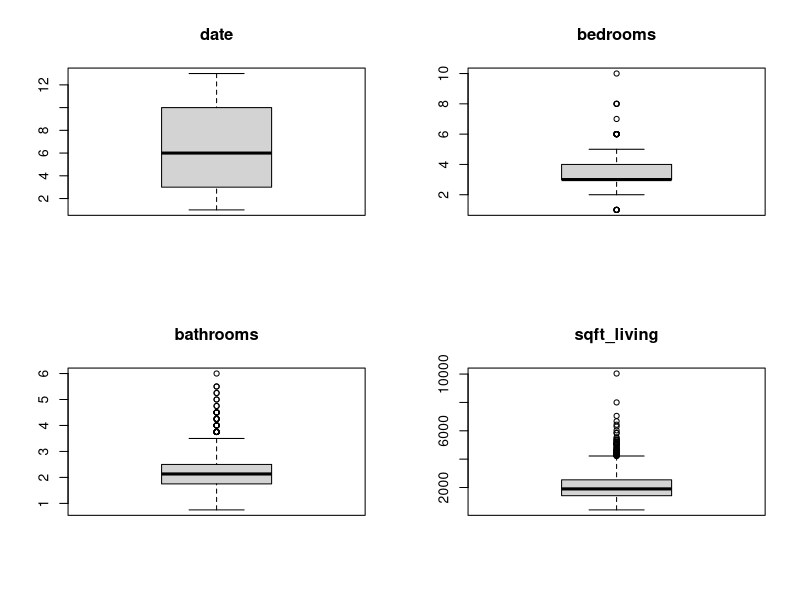
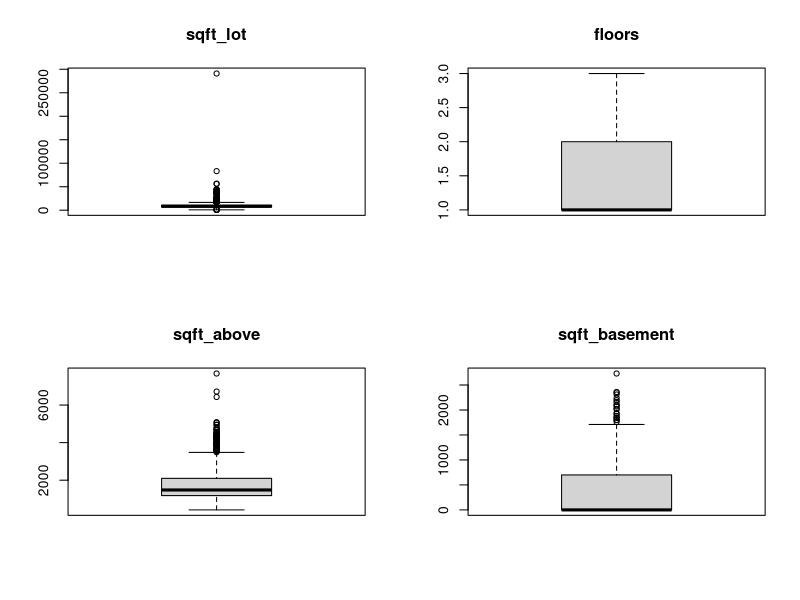
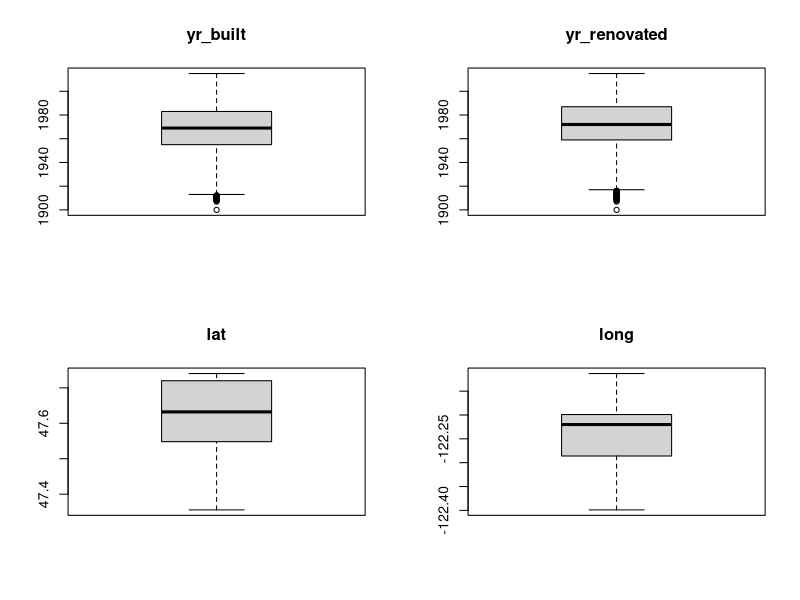
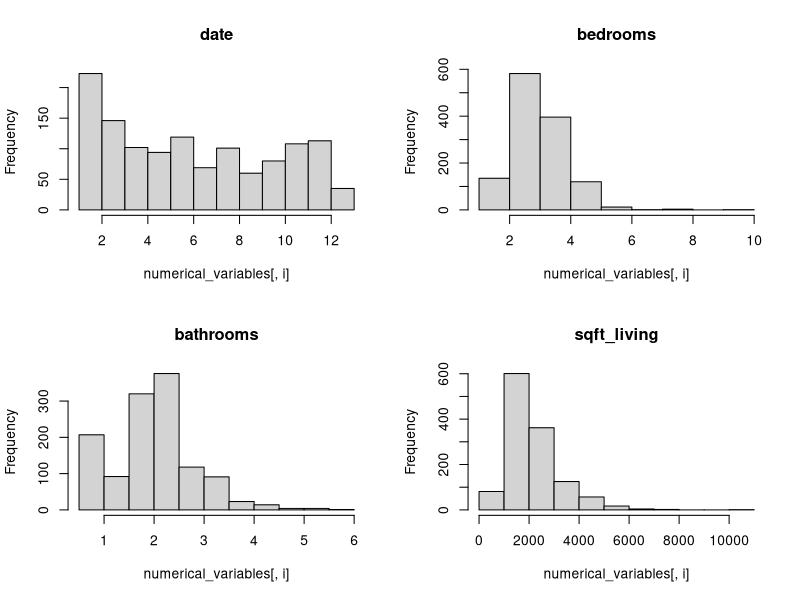
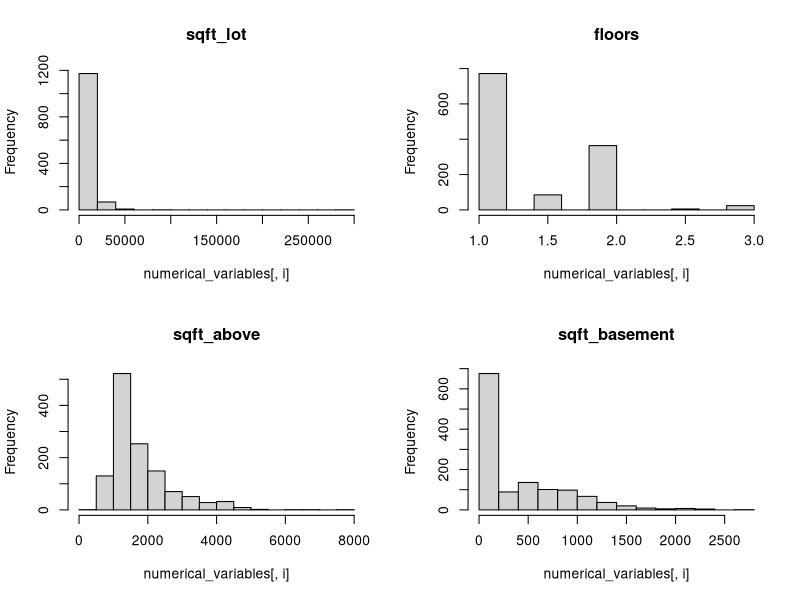
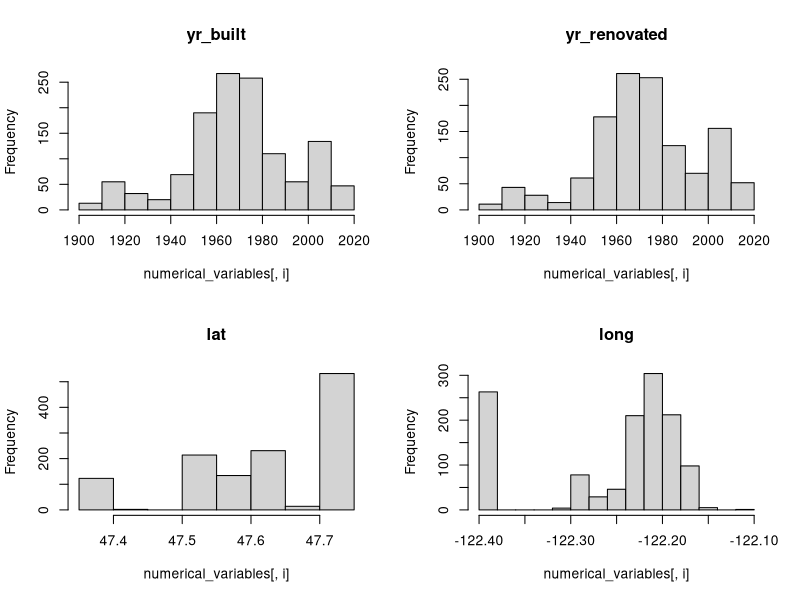
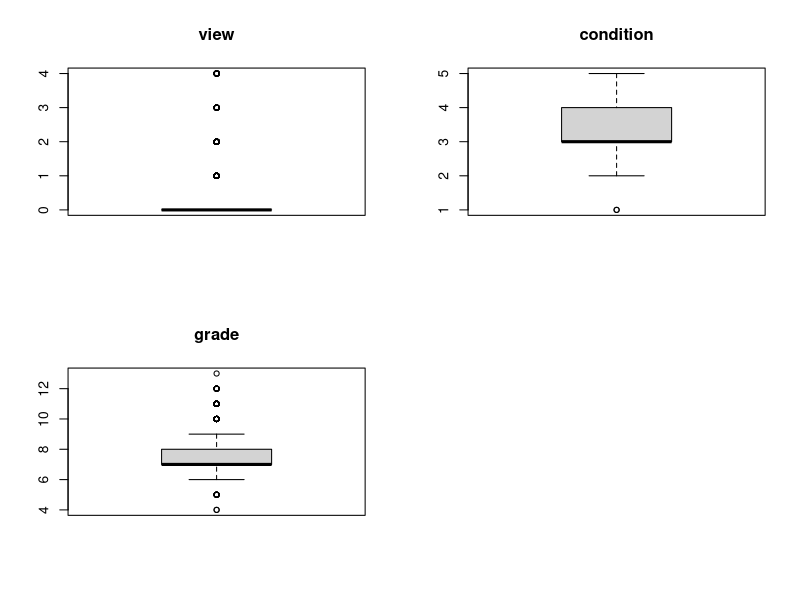
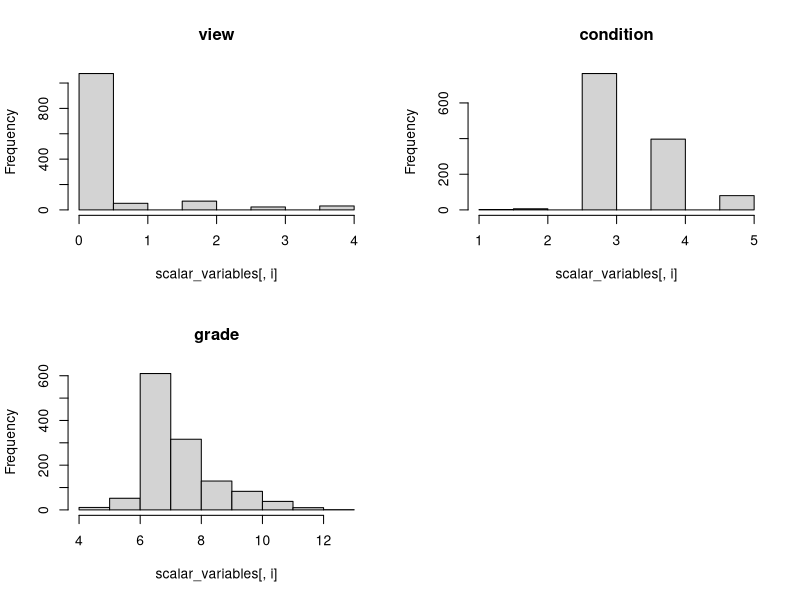

These charts were generated, in order, by the following R code:
# 1.Prezentacja i opis danych 
house_data<- read.csv("data.csv")
#statystyki min, max,mean, 3rd i 1st Qu
summary(house_data)
#typy danych
str(house_data)

#zestaw zawiera 20 zmiennych: 19 objasniajacych i 1 zmienna objasniana price. 
#zmienne (6) waterfront, date, zipcode, view, condition, grade są zmiennymi jakościowymi z podana skala (za wyjątkiem grade- tutaj wartości znajdują się w zakresie 4-13)

#Przed obliczeniem korelacji w punkcie 1 należy poradzić sobie z problemami brakujących i odstających wartości. Należy więc najpierw wykonać punkt 2, by następnie wrócić do pierwszego
#2
house_data[complete.cases(house_data),]
for(i in 1:20){
  isNA<-any(is.na(house_data[,i]))
  if(isNA){
    print(names(house_data)[i])
  }
}
# poniżej znajduje się zestawienie zmiennych z brakującymi wartościami oraz opis jak problem rozwiązano:
# a) date- zastąpienie zmienną najczęsciej powtarzającą się
# b) bathrooms- zastąpienie brakujących wartości średnią (nie znamy specyfiki rynku amerykańskiego, ale zakładamy że dom musi mieć łazienkę)
# c) sqft_lot- zastąpienie średnią
# d) grade- zastapienie srednia
# e) sqft_lot15-> gdy brak, zastąpienie wartością najbliższej nieruchomości (gdy kilka tak samo bliskcih-> średnia)
mostFrequentDate<- tail(names(sort(table(house_data$date))),1)
house_data["date"][is.na(house_data["date"])]<- mostFrequentDate
avgBathrooms<- mean(house_data["bathrooms"][!is.na(house_data["bathrooms"])])
avgSqftLot<- mean(house_data["sqft_lot"][!is.na(house_data["sqft_lot"])])
avgGrade<- mean(house_data["grade"][!is.na(house_data["grade"])])
house_data["bathrooms"][is.na(house_data["bathrooms"])]<- avgBathrooms
house_data["sqft_lot"][is.na(house_data["sqft_lot"])]<- avgSqftLot
house_data["grade"][is.na(house_data["grade"])]<- avgGrade

naSqft_lot15<- which(is.na(house_data$sqft_lot15))

library("geosphere")

for(j in naSqft_lot15){
  distance<- 10000000000000000000000000
  val<- 0
  for(i in 1:nrow(house_data)){
    if(i!=j){
      tempDist<-distm(c(house_data[j,18],house_data[j,17]),c(house_data[i,18],house_data[i,17]),fun=distHaversine)
      if(tempDist<distance){
        distance<-tempDist
        val<- house_data[i,20]
      }
    }
  }
  house_data[i,20]<-val
}
#zamiana zmiennej typu char "date" na zmienne liczbowe- kolejne miesiace
year_month <- c("2014 May", "2014 June", "2014 Jul", "2014 Aug", "2014 Sep", "2014 Oct", "2014 Nov", "2014 Dec",
                "2015 Jan", "2015 Feb", "2015 Mar", "2015 Apr", "2015 May")

for (i in 1: length(year_month))
{
  house_data$date <- replace(house_data$date, house_data$date == year_month[i], i)
}

house_data$date <- as.numeric(house_data$date)
unique(house_data$date) #sprawdzenie czy wszystko zostało poprawnie zamienione

#Zamiana roku renowacji na rok budowy w przypadku gdy rok renowacji ==0
house_data$yr_renovated <- ifelse(house_data$yr_renovated == 0, house_data$yr_built, house_data$yr_renovated)

#Po przekształceniu danych i pozbyciu się braków wracamy do punktu 1
#Wydzielenie zmiennych numerycznych
library(dplyr)
install.packages("psych")
library(psych)
numerical_variables<- house_data[,c("date","bedrooms", "bathrooms", "sqft_living", "sqft_lot", 
                                  "floors","sqft_above","sqft_basement","yr_built",  "yr_renovated", "lat", "long"  )]
describe(numerical_variables)

library(ggplot2)
# wykres pudełkowy
par(mfrow=c(2,2))
for (i in 1:length(numerical_variables)) {
  boxplot(numerical_variables[,i], main=names(numerical_variables[i]), type="l")
}

#histogram
par(mfrow=c(2,2))
for (i in 1:length(numerical_variables)) {
  hist(numerical_variables[,i], main=names(numerical_variables[i]))
}

#wydzielenie zmiennych skalarnych
scalar_variables <- house_data[, c("view", "condition", "grade")]

describe(scalar_variables)
# wykres pudełkowy
par(mfrow=c(2,2))
for (i in 1:length(scalar_variables)) {
  boxplot(scalar_variables[,i], main=names(scalar_variables[i]), type="l")
}

#histogram
par(mfrow=c(2,2))
for (i in 1:length(scalar_variables)) {
  hist(scalar_variables[,i], main=names(scalar_variables[i]))
}

#wspolczynnik zmiennosci miedzy zmiennymi numerycznymi
sapply(numerical_variables[], function(x) sd(x) / mean(x) * 100)
correlationTable<- round(cor(numerical_variables,method="pearson"),digits=4)
#tablica korelacji zmiennych numerycznych
correlationTable

corPlot(numerical_variables, cex=0.8)

# wykresy zaleznosci ceny od zmiennych numerycznych
par(mfrow=c(2,2))
plot(numerical_variables[][,1],house_data[,"price"], xlab=names(numerical_variables[1]), ylab=names(house_data["price"]))
plot(numerical_variables[][,2],house_data[,"price"], xlab=names(numerical_variables[2]), ylab=names(house_data["price"]))
plot(numerical_variables[][,3],house_data[,"price"], xlab=names(numerical_variables[3]), ylab=names(house_data["price"]))
plot(numerical_variables[][,4],house_data[,"price"], xlab=names(numerical_variables[4]), ylab=names(house_data["price"]))
plot(numerical_variables[][,5],house_data[,"price"], xlab=names(numerical_variables[5]), ylab=names(house_data["price"]))
plot(numerical_variables[][,6],house_data[,"price"], xlab=names(numerical_variables[6]), ylab=names(house_data["price"]))
plot(numerical_variables[][,7],house_data[,"price"], xlab=names(numerical_variables[7]), ylab=names(house_data["price"]))
plot(numerical_variables[][,8],house_data[,"price"], xlab=names(numerical_variables[8]), ylab=names(house_data["price"]))
plot(numerical_variables[][,9],house_data[,"price"], xlab=names(numerical_variables[9]), ylab=names(house_data["price"]))
plot(numerical_variables[][,10],house_data[,"price"], xlab=names(numerical_variables[10]), ylab=names(house_data["price"]))
plot(numerical_variables[][,11],house_data[,"price"], xlab=names(numerical_variables[11]), ylab=names(house_data["price"]))
plot(numerical_variables[][,12],house_data[,"price"], xlab=names(numerical_variables[12]), ylab=names(house_data["price"]))

# 3. Podzial zbiorow na testowy i uczacy
smp_size <- floor(0.8 * nrow(house_data))
set.seed(306511)
train_ind <- sample(seq_len(nrow(house_data)), size = smp_size)
train  <- house_data[train_ind, ]
test   <- house_data[-train_ind, ]
summary(train)
summary(test)
# 4. Dobor zmiennych do modelu
# jak najmniejsza korelacja miedzy objasniajacymi a jak najwieksza 
correlationWithPriceTable<- round(cor(house_data,method="pearson"),digits=4)
# uznalem ze korelacja z cena musi wynosic minimalnie 0.3
sortedCorrelationWithPrice <- correlationWithPriceTable[order(correlationWithPriceTable[1,],decreasing=TRUE),]
rowsWithCorrelationWithPrice2<- which(sortedCorrelationWithPrice[,1] > 0.3 & sortedCorrelationWithPrice[,1] < 1 , arr.ind=TRUE)
rowsWithCorrelationWithPrice2
rowsWithCorrelationWithPrice<- which(correlationWithPriceTable[,1] > 0.3 & correlationWithPriceTable[,1] < 1 , arr.ind=TRUE)
rowsWithCorrelationWithPrice

for(i in rowsWithCorrelationWithPrice){
  for(j in rowsWithCorrelationWithPrice){
    print(correlationWithPriceTable[i,j])
  }
  print("-------------------")
}

#Na podstawie wysokich korelacji z cena i niskich korelacji ze soba zdecydowano sie na wybor zmiennych:sqft_living, sqft_lot, view, yr_renovated
finalTrainData<- train[c("price","sqft_living","sqft_lot","view","yr_renovated")]

#5. Budowan modelu
lm_1 = lm(price~ sqft_living + sqft_lot + view + yr_renovated  , data = finalTrainData) #Create the linear regression
mod1_summary <-  summary(lm_1) 
mod1_summary
